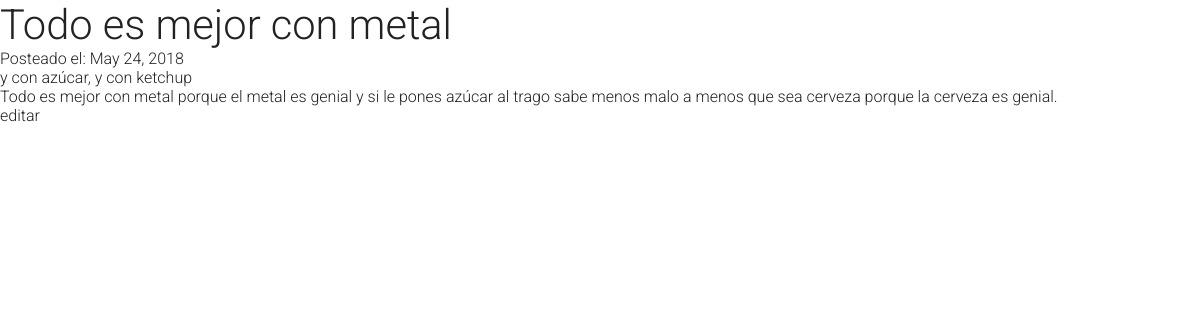
/t0d0m3t4l/, run on the app's committed database.
### blog/models.py (models this page shows, shortened)
class Post(models.Model):
    title = models.CharField(max_length=255)
    slug = models.SlugField(unique=True, max_length=255)
    description = models.CharField(max_length=255)
    content = RichTextField()
    published = models.BooleanField(default=True)
    created = models.DateTimeField(auto_now_add=True)
    class Meta:
        ordering = ['-created']

### blog/views.py (the view)
# urls.py: url(r'^(?P<slug>[\w\-]+)/$', 'blog.views.post'),
def post(request, slug):
	post = get_object_or_404(Post, slug=slug)
	return render(request, 'post.html', locals())

### blog/templates/post.html (shortened to what this page needs)
{% extends 'base.html' %}
{% block content %}
<article>
<header>
	<h1> {{post.title}} </h1>
		<p>
		Posteado el:
		<time datetime="{{post.created|date:"c"}}">
			{{post.created | date}}
		</time>
		</p>
</header>
<p class="description">
	{{post.description}}
</p>
<div>
{{post.content | safe}}
</div>
<a class="btn btn-default" href="{% url 'post_edita' slug=post.slug %}">editar</a>
</article>
{% endblock %}

### static/tuktuk.css (style rules this page uses)
h1,h2,h3,h4,h5,h6 { margin:0;padding:0;line-height:inherit }
h1 { font-size:2.6rem }
html,body,div,span,applet,object,iframe,h1,h2,h3,h4,h5,h6,p,blockquote,pre,a,abbr,acronym,address,big,cite,code,del,dfn,em,img,ins,kbd,q,s,samp,small,strike,strong,sub,sup,tt,var,b,u,i,center,dl,dt,dd,ol,ul,li,fieldset,form,label,legend,table,caption,tbody,tfoot,thead,tr,th,td,article,aside,canvas,details,embed,figure,figcaption,footer,header,hgroup,menu,nav,output,ruby,section,summary,time,mark,audio,video { margin:0;padding:0;border:0;font-weight:inherit;vertical-align:baseline }
body,html { height:100%;width:100% }
body { margin:0;padding:0;-webkit-font-smoothing:antialiased;-webkit-text-size-adjust:none; }
body * { -webkit-box-sizing:border-box;-moz-box-sizing:border-box;-ms-box-sizing:border-box;-o-box-sizing:border-box;box-sizing:border-box;margin:0;padding:0 }
a { text-decoration:none;outline:0 }
@media only screen and (min-width:1200px) { header { height:auto } }

### static/tuktuk.theme.default.css (style rules this page uses)
body { color:#222;background:#fff;font-size:16px;font-family:"Roboto","Helvetica Neue",Helvetica,sans-serif;font-weight:300; }
body a { color:#222; }

### data on the page
Post: title "Todo es mejor con metal", created "May 24, 2018", description "y con azúcar, y con ketchup", content "Todo es mejor con metal porque el metal es genial y si le pones azúcar al trago sabe menos malo a menos que sea cerveza porque la cerveza es genial."
